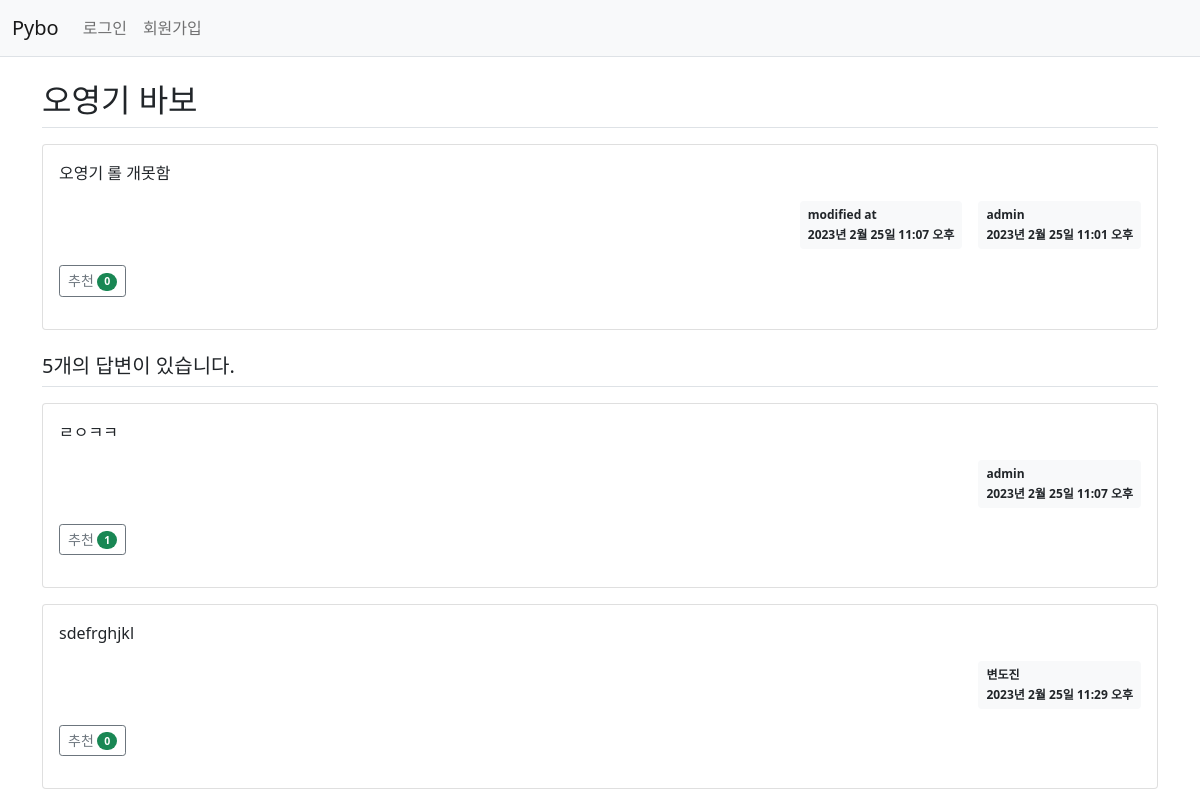
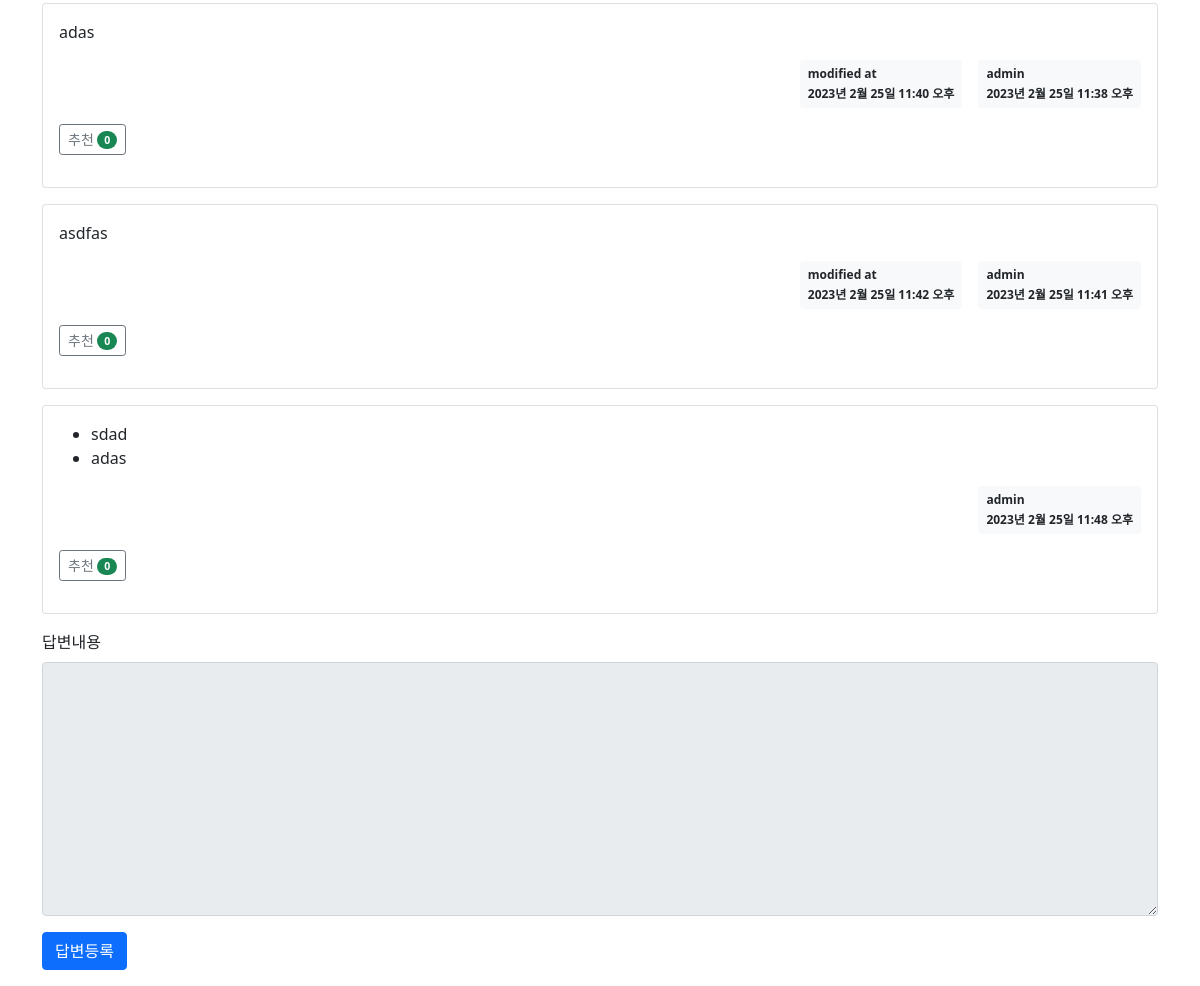
Page /pybo/3/ on the committed database (2 pictures, top to bottom).
### pybo/models.py (models this page shows, shortened)
class Question(models.Model):
    author = models.ForeignKey(User, on_delete=models.CASCADE, related_name='author_question')
    subject = models.CharField(max_length=200)
    content = models.TextField()
    create_date = models.DateTimeField()
    modify_date = models.DateTimeField(null=True, blank=True)
    voter = models.ManyToManyField(User, related_name='voter_question')  # 추천인 추가

class Answer(models.Model):
    author = models.ForeignKey(User, on_delete=models.CASCADE, related_name='author_answer')
    question = models.ForeignKey(Question, on_delete=models.CASCADE)
    content = models.TextField()
    create_date = models.DateTimeField()
    modify_date = models.DateTimeField(null=True, blank=True)
    voter = models.ManyToManyField(User, related_name='voter_answer')

### pybo/views/base_views.py (the view)
def detail(request, question_id):
    question = get_object_or_404(Question, pk=question_id)
    context = {'question': question}
    return render(request, 'pybo/question_detail.html', context)

### pybo/templatetags/pybo_filter.py (called while the page is built)
@register.filter
def mark(value):
    extensions = ["nl2br", "fenced_code"]
    return mark_safe(markdown.markdown(value, extensions=extensions))

### templates/pybo/question_detail.html (shortened to what this page needs)
{% extends 'base.html' %}
{% load pybo_filter %}
{% block content %}
<div class="container my-3">
    <h2 class="border-bottom py-2">{{ question.subject }}</h2>
    <div class="card my-3">
        <div class="card-body">
            <div class="card-text">{{ question.content|mark }}</div>
            <div class="d-flex justify-content-end">
                {% if question.modify_date %}
                <div class="badge bg-light text-dark p-2 text-start mx-3">
                    <div class="mb-2">modified at</div>
                    <div>{{ question.modify_date }}</div>
                </div>
                {% endif %}
                <div class="badge bg-light text-dark p-2 text-start">
                    <div class="mb-2">{{ question.author.username }}</div>
                    <div>{{ question.create_date }}</div>
                </div>
            </div>
            <div class="my-3">
                <a href="javascript:void(0)" data-uri="{% url 'pybo:question_vote' question.id  %}"
                   class="recommend btn btn-sm btn-outline-secondary"> 추천
                    <span class="badge rounded-pill bg-success">{{question.voter.count}}</span>
                </a>
            </div>
        </div>
    </div>
    <h5 class="border-bottom my-3 py-2">{{question.answer_set.count}}개의 답변이 있습니다.</h5>
    {% for answer in question.answer_set.all %}
    <div class="card my-3">
        <div class="card-body">
            <div class="card-text">{{ answer.content|mark }}</div>
            <div class="d-flex justify-content-end">
                {% if answer.modify_date %}
                <div class="badge bg-light text-dark p-2 text-start mx-3">
                    <div class="mb-2">modified at</div>
                    <div>{{ answer.modify_date }}</div>
                </div>
                {% endif %}
                <div class="badge bg-light text-dark p-2 text-start">
                    <div class="mb-2">{{ answer.author.username }}</div>
                    <div>{{ answer.create_date }}</div>
                </div>
            </div>
            <div class="my-3">
                <a href="javascript:void(0)" data-uri="{% url 'pybo:answer_vote' answer.id  %}"
                   class="recommend btn btn-sm btn-outline-secondary"> 추천
                    <span class="badge rounded-pill bg-success">{{answer.voter.count}}</span>
                </a>
            </div>
        </div>
    </div>
    {% endfor %}
    <form action="{% url 'pybo:answer_create' question.id %}" method="post" class="my-3">
        <div class="mb-3">
            <label for="content" class="form-label">답변내용</label>
            <textarea {% if not user.is_authenticated %}disabled{% endif %}
                      name="content" id="content" class="form-control" rows="10"></textarea>
        </div>
        <input type="submit" value="답변등록" class="btn btn-primary">
    </form>
</div>
{% endblock %}

### templates/base.html (shortened to what this page needs)
{% load static %}
<!doctype html>
<html lang="ko">
<head>
    <link rel="stylesheet" type="text/css" href="{% static 'bootstrap.min.css' %}">
    <link rel="stylesheet" type="text/css" href="{% static 'style.css' %}">
</head>
<body>
{% include "navbar.html" %}
{% block content %}
{% endblock %}
</body>
</html>

### templates/navbar.html (shortened to what this page needs)
<nav class="navbar navbar-expand-lg navbar-light bg-light border-bottom">
    <div class="container-fluid">
        <a class="navbar-brand" href="{% url 'pybo:index' %}">Pybo</a>
        <div class="collapse navbar-collapse" id="navbarSupportedContent">
            <ul class="navbar-nav me-auto mb-2 mb-lg-0">
                <li class="nav-item">
                    {% if user.is_authenticated %}
                    <a class="nav-link" href="{% url 'common:logout' %}">{{ user.username }} (로그아웃)</a>
                    {% else %}
                    <a class="nav-link" href="{% url 'common:login' %}">로그인</a>
                    {% endif %}
                </li>
                <li>
                    {% if not user.is_authenticated %}
                    <a class="nav-link" href="{% url 'common:signup' %}">회원가입</a>
                    {% endif %}
                </li>
            </ul>
        </div>
    </div>
</nav>

### rows in the picture
Question: subject "오영기 바보", content|mark "오영기 롤 개못함", modify_date "2023년 2월 25일 11:07 오후", author.username "admin", create_date "2023년 2월 25일 11:01 오후", voter.count "0", answer_set.count "5"
Answer: content|mark "ㄹㅇㅋㅋ", author.username "admin", create_date "2023년 2월 25일 11:07 오후", voter.count "1"
Answer: content|mark "sdefrghjkl", author.username "변도진", create_date "2023년 2월 25일 11:29 오후", voter.count "0"
Answer: content|mark "adas", modify_date "2023년 2월 25일 11:40 오후", author.username "admin", create_date "2023년 2월 25일 11:38 오후", voter.count "0"
Answer: content|mark "asdfas", modify_date "2023년 2월 25일 11:42 오후", author.username "admin", create_date "2023년 2월 25일 11:41 오후", voter.count "0"
Answer: content|mark "sdad adas", author.username "admin", create_date "2023년 2월 25일 11:48 오후", voter.count "0"
